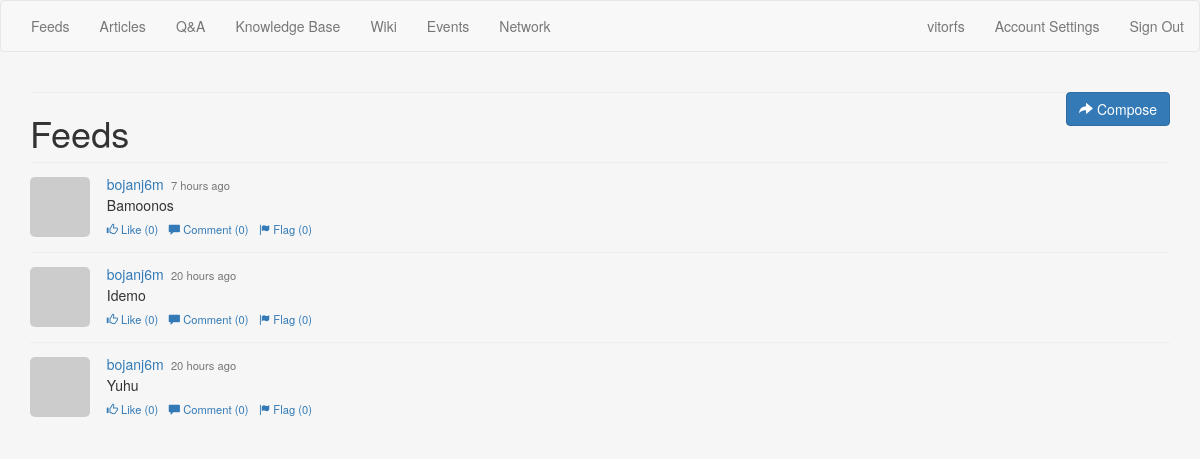
/, run on an earlier commit of the app's database.
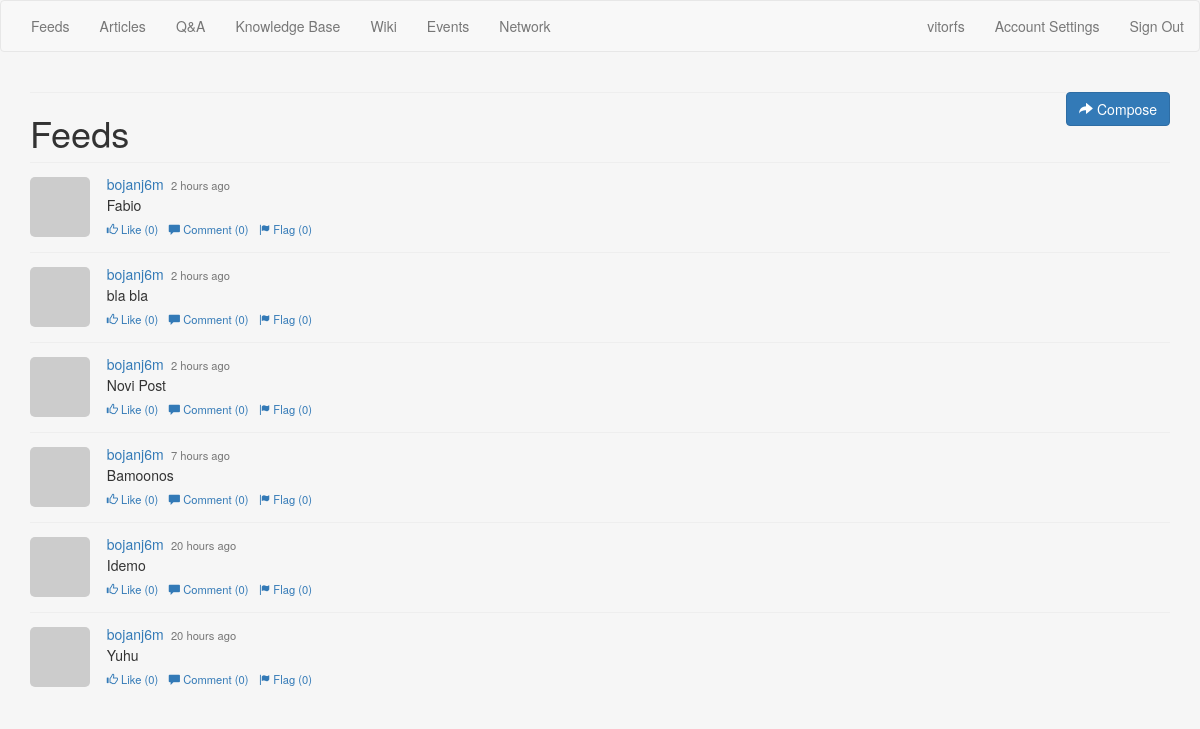
And on a later commit of the database.
### feeds/models.py (models this page shows, shortened)
class Feed(models.Model):
	user = models.ForeignKey(User)
	date = models.DateTimeField(auto_now_add=True)
	post = models.TextField(max_length=2000)
	parent = models.ForeignKey('Feed', null=True, blank=True)
	class Meta:
		verbose_name="Feed"
		verbose_name_plural="Feeds"
		ordering = ("-date", )

### feeds/views.py (the view)
# urls.py: 2. Add a URL to urlpatterns:  url(r'^$', views.home, name='home')
def home(request):
	feeds = Feed.objects.all()
	context = {
		'feeds': feeds,
	}
	return render(request, 'feeds/feeds.html', context)

### templates/feeds/feeds.html (shortened to what this page needs)
{% extends 'base.html' %}
{% block head %}
	<link href="static/css/feeds.css" rel="stylesheet">
{% endblock head  %}
{% block main %}
	<div class="page-header">
		<button type="button" class="btn btn-primary pull-right btn-compose"><span class="glyphicon glyphicon-share-alt"></span> Compose</button>
		<hr/>
		<h1>Feeds</h1>
	</div>
	<ul class="stream">
	{% for feed in feeds %}
		{% include 'feeds/partial_feed.html' with feed=feed %}
	{% endfor %}
	</ul>
{% endblock main %}

### templates/base.html (shortened to what this page needs)
<!DOCTYPE html>
<html>
<head>
	<link rel="stylesheet" type="text/css" href="https://maxcdn.bootstrapcdn.com/bootstrap/3.3.7/css/bootstrap.min.css">
	<link rel="stylesheet" type="text/css" href="https://maxcdn.bootstrapcdn.com/font-awesome/4.7.0/css/font-awesome.min.css">
	<link rel="stylesheet" type="text/css" href="../static/css/bootcamp.css">
	{% block head %}
	{% endblock head %}
</head>
<body>
	<nav class="navbar navbar-default">
		<div class="container-fluid">
			<ul class="menu nav navbar-nav">
			  <li><a href="{% url 'feeds' %}">Feeds</a></li>
	          <li><a href="#">Articles</a></li>
	          <li><a href="{% url 'questions' %}">Q&A</a></li>
	          <li><a href="#">Knowledge Base</a></li>
	          <li><a href="#">Wiki</a></li>
	          <li><a href="#">Events</a></li>
	          <li><a href="#">Network</a></li>
			</ul>
			<ul class="settings nav navbar-nav navbar-right">
	          <li class="user"><a href="#">vitorfs</a></li>
	          <li><a href="#">Account Settings</a></li>
	          <li><a href="#">Sign Out</a></li>
	        </ul>
		</div>
	</nav>
	<div class="container">
	{% block main %}
	{% endblock main %}
	</div>
</body>
</html>

### templates/feeds/partial_feed.html
{% load humanize %}
<li feed-id="{{ feed.pk }}">
	<a href="#"><img src="http://www.gravatar.com/avatar/07626034d73ad893cf8a63cea49a4cb6?s=256&d=http%3A%2F%2Ftrybootcamp.vitorfs.com%2Fstatic%2Fimg%2Fuser.png" class="user"></a>
	<div class="post">
		<h3><a href="#">{{ feed.user }}</a> <small>{{ feed.date|naturaltime }}</small></h3>
		<p>{{ feed.post }}</p>
    	<div class="interaction">
      	<a href="#"><span class="glyphicon glyphicon-thumbs-up"></span> Like (0)</a>
      	<a href="#"><span class="glyphicon glyphicon-comment"></span> Comment (0)</a>
      	<a href="#"><span class="glyphicon glyphicon-flag"></span> Flag (0)</a>
    </div>
	</div>
</li>

### static/css/bootcamp.css (style rules this page uses)
body { background-color: #f6f6f6; }
ul.stream { margin: 0; padding: 0; }
ul.stream li { list-style: none; border-bottom: 1px solid #eeeeee; padding: 1em 0; }
ul.stream li:last-child { border-bottom: none; }
ul.stream li a img.user { width: 60px; border-radius: 5px; float: left; }
ul.stream li div.post { margin-left: 60px; padding: 0 1.2em; }
ul.stream li div.post h3 { font-size: 1.2em; margin: 0; margin-bottom: .2em; }
ul.stream li div.post p { margin: 0; }
ul.stream li div.post div.interaction { padding-top: .2em; }
ul.stream li div.post div.interaction a { margin-right: .6em; font-size: .8em; }
.page-header { margin: 0; }
.page-header h1 { margin: 0; font-weight: 100; }
.btn-compose { float: right; }

### static/css/feeds.css (style rules this page uses)
ul.stream { margin: 0; padding: 0; }
ul.stream li { list-style: none; border-bottom: 1px solid #eeeeee; padding: 1em 0; }
ul.stream li:last-child { border-bottom: none; }
ul.stream li a img.user { width: 60px; border-radius: 5px; float: left; }
ul.stream li div.post { margin-left: 60px; padding: 0 1.2em; }
ul.stream li div.post h3 { font-size: 1.0em; margin: 0; margin-bottom: .2em; }
ul.stream li div.post h3 small { margin-left: .3em; font-size: .8em; }
ul.stream li div.post p { margin: 0; }
ul.stream li div.post div.interaction { padding-top: .2em; }
ul.stream li div.post div.interaction a { margin-right: .6em; font-size: .8em; }

What changed in the data, as far as the page shows it:
added Feed: user "bojanj6m", date "2 hours ago", post "Fabio"
added Feed: user "bojanj6m", date "2 hours ago", post "bla bla"
added Feed: user "bojanj6m", date "2 hours ago", post "Novi Post"
